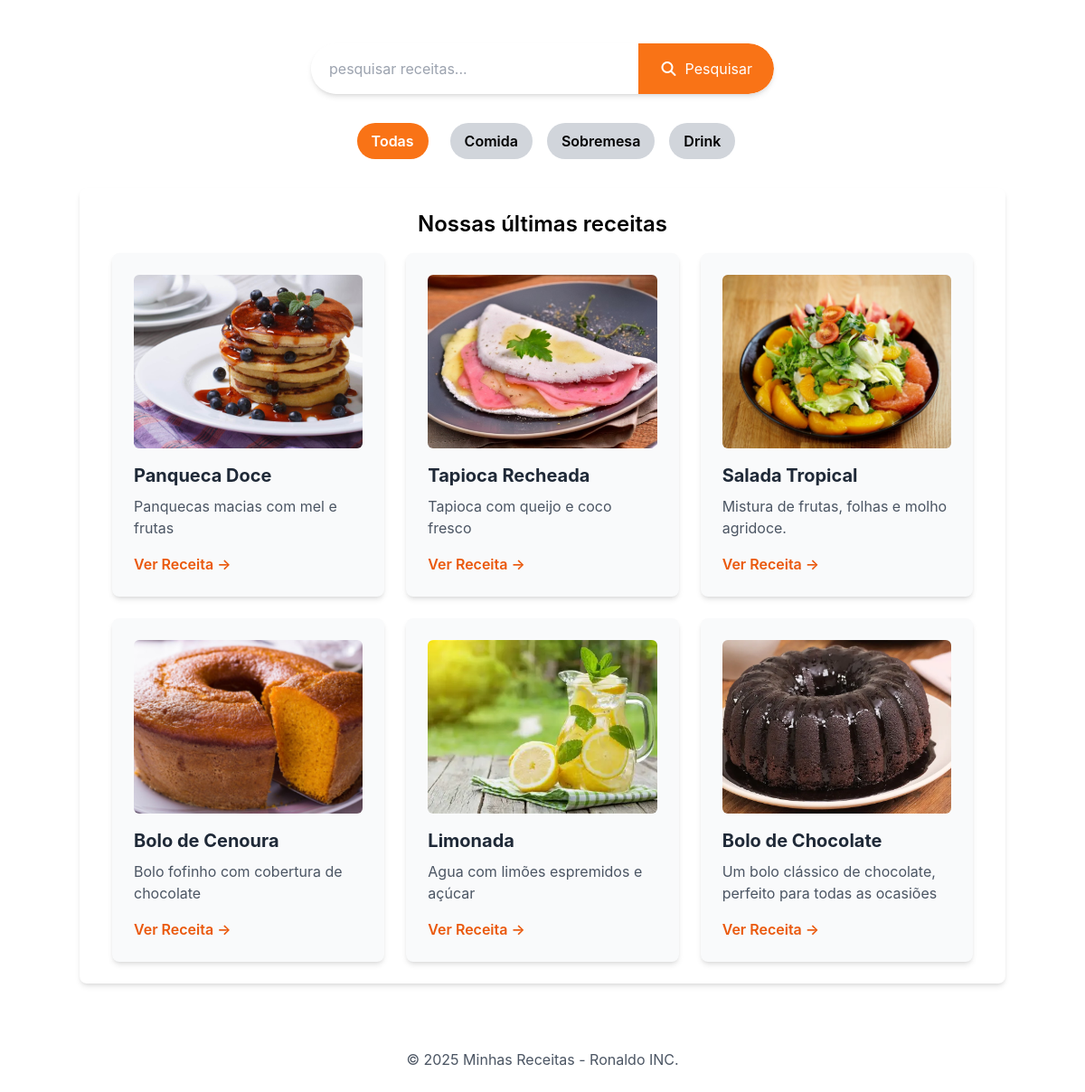
/receitas/, run on the app's committed database.
### receitas/models.py (models this page shows, shortened)
class Receita(models.Model):
    CATEGORIAS=[
        ('comida', 'Comida'),
        ('sobremesa', 'Sobremesa'),
        ('drink', 'Drink'),
    ]
    title = models.CharField(max_length=200)
    description = models.TextField()
    ingredients = models.TextField()
    instructions = models.TextField()
    image = models.ImageField(upload_to='receitas/images/', blank=True, null=True)
    categoria = models.CharField("Categoria", max_length=20, choices=CATEGORIAS, default='comida')
    created_at = models.DateTimeField(auto_now_add=True)
    updated_at = models.DateTimeField(auto_now = True)
    class Meta:
        verbose_name = "Receita"
        verbose_name_plural = "Receitas"
        ordering = ['-created_at'] # Ordena as receitas pela data de criação (mais novas primeiro)

### receitas/views.py (the view)
# urls.py: 2. Add a URL to urlpatterns:  path('', views.home, name='home')
def home(request):
    categoria_slug = request.GET.get('categoria')
    categorias_choices = [choice[0] for choice in Receita.CATEGORIAS]
    if categoria_slug:
        receitas = Receita.objects.filter(categoria=categoria_slug)
        categoria_selecionada = categoria_slug
    else:
        receitas = Receita.objects.all()
        categoria_selecionada = None
    return render(request, 'receitas/home.html', {
        'receitas': receitas,
        'cetegorias': categorias_choices,
        'categoria_selecionada': categoria_selecionada,
    })

### receitas/templates/receitas/home.html (shortened to what this page needs)
{% extends "receitas/base.html" %}  {% block content %}
<section class="container mx-auto mt-8 p-4 flex justify-center">
  <form
    method="get"
    action="{% url 'pesquisar_receitas' %}"
    class="w-full max-w-lg flex bg-white rounded-full shadow-md overflow-hidden"
  >
    <input
      type="text"
      name="q"
      placeholder="pesquisar receitas... "
      class="flex-grow p-3 text-gray-700 focus:ring-2 focus-ring-orange-500 rounded-l-full pl-5"
    />
    <button
      type="submit"
      class="bg-orange-500 hover:bg-orange-600 text-white p-4 px-6 rounded-r-full transition duration-300 ease-in-out flex items-center justify-center"
    >
      <i class="fas fa-search mr-2"></i> Pesquisar
    </button>
  </form>
</section>
<nav class="relative justify-center my-4 z-10 flex space-x-4">
  <a
    href="{%url 'home'%}"
    class="mx-2 px-4 py-2 rounded-full font-semibold {% if not categoria_selecionada %}bg-orange-500 hover:bg-orange-600 text-white{% else %}bg-gray-300 hover:bg-gray-500 text-black{% endif %}"
    >Todas</a
  >
  <a
    href="{%url 'home'%}?categoria=comida"
    class="mx-2 px-4 py-2 rounded-full font-semibold {% if categoria_selecionada == 'comida' %}bg-orange-500 hover:bg-orange-600 text-white{% else %}bg-gray-300 hover:bg-gray-500 text-black{% endif %}"
    >Comida</a
  >
  <a
    href="{%url 'home'%}?categoria=sobremesa"
    class="mx-2 px-4 py-2 rounded-full font-semibold {% if categoria_selecionada == 'sobremesa' %}bg-orange-500 hover:bg-orange-600 text-white{% else %}bg-gray-300 hover:bg-gray-500 text-black{% endif %}"
    >Sobremesa</a
  >
  <a
    href="{%url 'home'%}?categoria=drink"
    class="mx-2 px-4 py-2 rounded-full font-semibold {% if categoria_selecionada == 'drink' %}bg-orange-500 hover:bg-orange-600 text-white{% else %}bg-gray-300 hover:bg-gray-500 text-black{% endif %}"
    >Drink</a
  >
</nav>
<main class="container mx-auto p-6 mt-8 bg-white rounded-lg shadow-md">
  <h2 class="text-2xl font-semibold mb-4 text-center">
    Nossas últimas receitas
  </h2>
  <div class="flex flex-wrap justify-center gap-6">
    {% for receita in receitas %}
    <div
      class="w-full sm:w-[calc(50%-1.5rem)] lg:w-[calc(33.333%-1.5rem)] bg-gray-50 p-6 rounded-lg shadow-md hover:shadow-lg transition-shadow duration-300 ease-in-out"
    >
      <img
        src="{{ receita.image.url }}"
        alt="[Imagem de {{ receita.title }}]"
        class="w-full h-48 object-cover rounded-md mb-4"
      />
      <h3 class="text-xl font-bold mb-2 text-gray-800">{{ receita.title }}</h3>
      <p class="text-gray-600 mb-4">{{ receita.description }}</p>
      <a
        href="{% url 'receita_detail' id=receita.id %}"
        class="text-orange-600 hover:text-orange-800 font-semibold"
        >Ver Receita &rarr;</a
      >
    </div>
    {% endfor %}
  </div>
</main>
{%endblock %}

### data on the page
Receita: image (picture), title "Panqueca Doce", description "Panquecas macias com mel e frutas"
Receita: image (picture), title "Tapioca Recheada", description "Tapioca com queijo e coco fresco"
Receita: image (picture), title "Salada Tropical", description "Mistura de frutas, folhas e molho agridoce."
Receita: image (picture), title "Bolo de Cenoura", description "Bolo fofinho com cobertura de chocolate"
Receita: image (picture), title "Limonada", description "Agua com limões espremidos e açúcar"
Receita: image (picture), title "Bolo de Chocolate", description "Um bolo clássico de chocolate, perfeito para todas as ocasiões"
